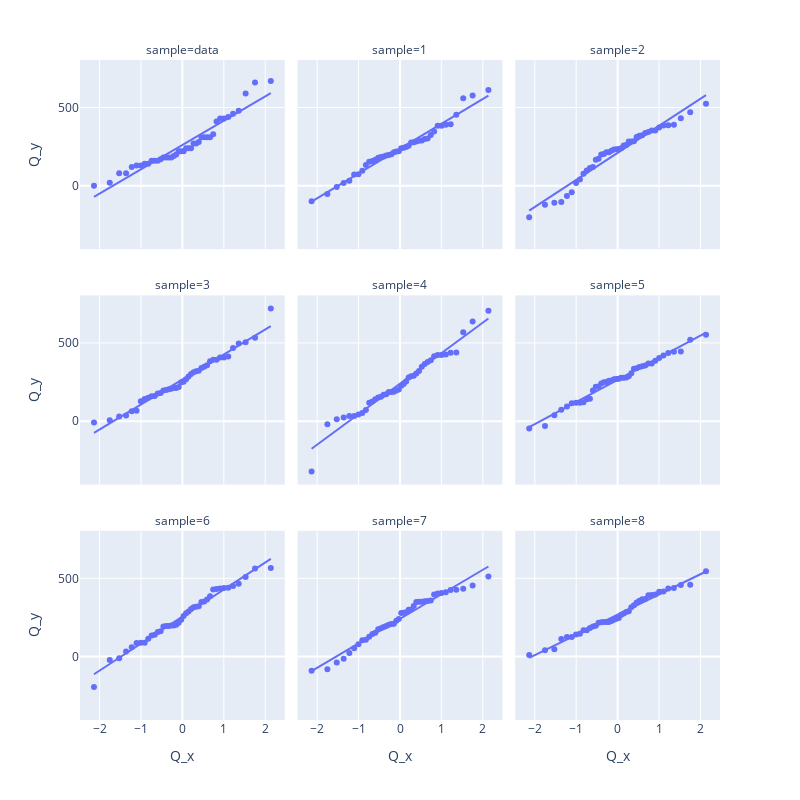

The notebook cell saved with this chart:
### Markdown cell above
Noch besser als der Vergleich des ursprünglichen Diagramms mit einem einzelnen Diagramm, das aus einer Normalverteilung generiert wurde, ist der Vergleich mit vielen weiteren Diagrammen, bei denen zufällig Daten aus einer Normalverteilung generiert wurden. Der folgende Code generiert 9 Plots: in der linken oberen Ecke sieht man den Q-Q-Plot, die den Originaldaten entspricht. Die restlichen Plots zeigen Q-Q-Plots von 8 verschiedenen simulierten *normalverteilten* Daten. Je nachdem, welches Gerät sie benutzen, kann es sinnvoll sein, die Parameter `width` und `height` zu modifizieren oder die Zoom Funktionalität von plotly zu benutzen.

### Code cell
(Q_x, Q_y) = probplot(dairy_queen['cal_fat'], fit=False)

sim_qq_data = [pd.DataFrame({"Q_x": Q_x, "Q_y": Q_y, "sample": "data"})]
for i in range(8):
    sim_norm = np.random.normal(size = len(dairy_queen['cal_fat']), loc = dqmean, scale = dqsd)
    (Q_x, Q_y) = probplot(sim_norm, fit=False)
    sim_qq_data.append( pd.DataFrame({"Q_x": Q_x, "Q_y": Q_y, "sample": str(i+1)}) )
sim_qq_data = pd.concat(sim_qq_data)

px.scatter(sim_qq_data, x="Q_x", y="Q_y", facet_col="sample", facet_col_wrap=3, trendline="ols", width=800, height=800)

### Figure 1 — Plotly figure (JSON) as saved in the notebook; plotly's stock layout.template omitted (floating-point values rounded to 4 significant figures)
{"data": [{"hovertemplate": "sample=data<br>Q_x=%{x}<br>Q_y=%{y}<extra></extra>", "legendgroup": "", "marker": {"color": "#636efa", "symbol": "circle"}, "mode": "markers", "name": "", "orientation": "v", "showlegend": false, "type": "scatter", "x": [-2.135, -1.754, -1.527, -1.36, -1.224, -1.107, -1.004, -0.9103, -0.8241, -0.7436, -0.6677, -0.5955, -0.5262, -0.4594, -0.3946, -0.3314, -0.2695, -0.2086, -0.1485, -0.08887, -0.02959, 0.02959, 0.08887, 0.1485, 0.2086, 0.2695, 0.3314, 0.3946, 0.4594, 0.5262, 0.5955, 0.6677, 0.7436, 0.8241, 0.9103, 1.004, 1.107, 1.224, 1.36, 1.527, 1.754, 2.135], "xaxis": "x7", "y": [0, 20, 80, 80, 120, 130, 130, 140, 140, 160, 160, 160, 170, 180, 180, 180, 180, 190, 200, 220, 220, 220, 240, 240, 240, 270, 270, 280, 310, 310, 310, 310, 330, 410, 430, 430, 440, 460, 480, 590, 660, 670], "yaxis": "y7"}, {"hovertemplate": "<b>OLS trendline</b><br>Q_y = 154.939 * Q_x + 260.476<br>R<sup>2</sup>=0.923481<br><br>sample=data<br>Q_x=%{x}<br>Q_y=%{y} <b>(trend)</b><extra></extra>", "legendgroup": "", "marker": {"color": "#636efa", "symbol": "circle"}, "mode": "lines", "name": "", "showlegend": false, "type": "scatter", "x": [-2.135, -1.754, -1.527, -1.36, -1.224, -1.107, -1.004, -0.9103, -0.8241, -0.7436, -0.6677, -0.5955, -0.5262, -0.4594, -0.3946, -0.3314, -0.2695, -0.2086, -0.1485, -0.08887, -0.02959, 0.02959, 0.08887, 0.1485, 0.2086, 0.2695, 0.3314, 0.3946, 0.4594, 0.5262, 0.5955, 0.6677, 0.7436, 0.8241, 0.9103, 1.004, 1.107, 1.224, 1.36, 1.527, 1.754, 2.135], "xaxis": "x7", "y": [-70.37, -11.29, 23.81, 49.77, 70.87, 88.95, 104.9, 119.4, 132.8, 145.3, 157.0, 168.2, 178.9, 189.3, 199.3, 209.1, 218.7, 228.2, 237.5, 246.7, 255.9, 265.1, 274.2, 283.5, 292.8, 302.2, 311.8, 321.6, 331.7, 342.0, 352.7, 363.9, 375.7, 388.2, 401.5, 416.0, 432.0, 450.1, 471.2, 497.1, 532.2, 591.3], "yaxis": "y7"}, {"hovertemplate": "sample=1<br>Q_x=%{x}<br>Q_y=%{y}<extra></extra>", "legendgroup": "", "marker": {"color": "#636efa", "symbol": "circle"}, "mode": "markers", "name": "", "orientation": "v", "showlegend": false, "type": "scatter", "x": [-2.135, -1.754, -1.527, -1.36, -1.224, -1.107, -1.004, -0.9103, -0.8241, -0.7436, -0.6677, -0.5955, -0.5262, -0.4594, -0.3946, -0.3314, -0.2695, -0.2086, -0.1485, -0.08887, -0.02959, 0.02959, 0.08887, 0.1485, 0.2086, 0.2695, 0.3314, 0.3946, 0.4594, 0.5262, 0.5955, 0.6677, 0.7436, 0.8241, 0.9103, 1.004, 1.107, 1.224, 1.36, 1.527, 1.754, 2.135], "xaxis": "x8", "y": [-98.55, -52.54, -6.97, 18.22, 31.43, 72.88, 73.51, 96.2, 133.5, 154.2, 158.4, 166.2, 178.8, 183.3, 186.6, 194.0, 196.7, 201.2, 214.8, 219.8, 221.4, 239.7, 242.9, 247.9, 255.9, 276.8, 278.5, 282.8, 287.8, 289.2, 298.4, 301.5, 324.7, 346.8, 384.0, 384.0, 389.5, 392.6, 454.2, 558.4, 577.0, 612.5], "yaxis": "y8"}, {"hovertemplate": "<b>OLS trendline</b><br>Q_y = 158.843 * Q_x + 237.34<br>R<sup>2</sup>=0.974804<br><br>sample=1<br>Q_x=%{x}<br>Q_y=%{y} <b>(trend)</b><extra></extra>", "legendgroup": "", "marker": {"color": "#636efa", "symbol": "circle"}, "mode": "lines", "name": "", "showlegend": false, "type": "scatter", "x": [-2.135, -1.754, -1.527, -1.36, -1.224, -1.107, -1.004, -0.9103, -0.8241, -0.7436, -0.6677, -0.5955, -0.5262, -0.4594, -0.3946, -0.3314, -0.2695, -0.2086, -0.1485, -0.08887, -0.02959, 0.02959, 0.08887, 0.1485, 0.2086, 0.2695, 0.3314, 0.3946, 0.4594, 0.5262, 0.5955, 0.6677, 0.7436, 0.8241, 0.9103, 1.004, 1.107, 1.224, 1.36, 1.527, 1.754, 2.135], "xaxis": "x8", "y": [-101.8, -41.27, -5.293, 21.32, 42.96, 61.49, 77.89, 92.75, 106.4, 119.2, 131.3, 142.8, 153.8, 164.4, 174.7, 184.7, 194.5, 204.2, 213.8, 223.2, 232.6, 242.0, 251.5, 260.9, 270.5, 280.1, 290.0, 300.0, 310.3, 320.9, 331.9, 343.4, 355.5, 368.2, 381.9, 396.8, 413.2, 431.7, 453.4, 480.0, 516.0, 576.5], "yaxis": "y8"}, {"hovertemplate": "sample=2<br>Q_x=%{x}<br>Q_y=%{y}<extra></extra>", "legendgroup": "", "marker": {"color": "#636efa", "symbol": "circle"}, "mode": "markers", "name": "", "orientation": "v", "showlegend": false, "type": "scatter", "x": [-2.135, -1.754, -1.527, -1.36, -1.224, -1.107, -1.004, -0.9103, -0.8241, -0.7436, -0.6677, -0.5955, -0.5262, -0.4594, -0.3946, -0.3314, -0.2695, -0.2086, -0.1485, -0.08887, -0.02959, 0.02959, 0.08887, 0.1485, 0.2086, 0.2695, 0.3314, 0.3946, 0.4594, 0.5262, 0.5955, 0.6677, 0.7436, 0.8241, 0.9103, 1.004, 1.107, 1.224, 1.36, 1.527, 1.754, 2.135], "xaxis": "x9", "y": [-200.6, -121.1, -108.7, -103.3, -64.58, -41.97, 17.62, 40.7, 76.67, 97.55, 114.3, 119.8, 166.1, 173.0, 199.8, 202.8, 214.1, 214.4, 223.8, 231.8, 233.4, 235.0, 240.1, 257.2, 260.8, 282.3, 282.4, 283.7, 312.1, 320.2, 322.6, 337.9, 343.9, 352.7, 353.6, 373.0, 385.7, 386.7, 389.3, 431.9, 469.6, 524.6], "yaxis": "y9"}, {"hovertemplate": "<b>OLS trendline</b><br>Q_y = 172.614 * Q_x + 210.264<br>R<sup>2</sup>=0.955688<br><br>sample=2<br>Q_x=%{x}<br>Q_y=%{y} <b>(trend)</b><extra></extra>", "legendgroup": "", "marker": {"color": "#636efa", "symbol": "circle"}, "mode": "lines", "name": "", "showlegend": false, "type": "scatter", "x": [-2.135, -1.754, -1.527, -1.36, -1.224, -1.107, -1.004, -0.9103, -0.8241, -0.7436, -0.6677, -0.5955, -0.5262, -0.4594, -0.3946, -0.3314, -0.2695, -0.2086, -0.1485, -0.08887, -0.02959, 0.02959, 0.08887, 0.1485, 0.2086, 0.2695, 0.3314, 0.3946, 0.4594, 0.5262, 0.5955, 0.6677, 0.7436, 0.8241, 0.9103, 1.004, 1.107, 1.224, 1.36, 1.527, 1.754, 2.135], "xaxis": "x9", "y": [-158.3, -92.5, -53.4, -24.48, -0.969, 19.17, 36.99, 53.14, 68.01, 81.9, 95.0, 107.5, 119.4, 131.0, 142.2, 153.1, 163.7, 174.3, 184.6, 194.9, 205.2, 215.4, 225.6, 235.9, 246.3, 256.8, 267.5, 278.4, 289.6, 301.1, 313.1, 325.5, 338.6, 352.5, 367.4, 383.5, 401.4, 421.5, 445.0, 473.9, 513.0, 578.8], "yaxis": "y9"}, {"hovertemplate": "sample=3<br>Q_x=%{x}<br>Q_y=%{y}<extra></extra>", "legendgroup": "", "marker": {"color": "#636efa", "symbol": "circle"}, "mode": "markers", "name": "", "orientation": "v", "showlegend": false, "type": "scatter", "x": [-2.135, -1.754, -1.527, -1.36, -1.224, -1.107, -1.004, -0.9103, -0.8241, -0.7436, -0.6677, -0.5955, -0.5262, -0.4594, -0.3946, -0.3314, -0.2695, -0.2086, -0.1485, -0.08887, -0.02959, 0.02959, 0.08887, 0.1485, 0.2086, 0.2695, 0.3314, 0.3946, 0.4594, 0.5262, 0.5955, 0.6677, 0.7436, 0.8241, 0.9103, 1.004, 1.107, 1.224, 1.36, 1.527, 1.754, 2.135], "xaxis": "x4", "y": [-9.153, 5.884, 29.78, 36.36, 63.89, 67.32, 127.9, 141.4, 149.1, 160.0, 160.8, 176.6, 179.5, 196.3, 198.8, 203.9, 206.7, 212.7, 212.7, 218.3, 248.1, 251.5, 267.3, 284.8, 300.8, 313.3, 319.2, 321.7, 339.3, 348.0, 356.9, 382.1, 392.6, 392.7, 406.8, 407.5, 413.6, 467.9, 497.1, 504.2, 533.5, 719.1], "yaxis": "y4"}, {"hovertemplate": "<b>OLS trendline</b><br>Q_y = 159.601 * Q_x + 266.83<br>R<sup>2</sup>=0.975415<br><br>sample=3<br>Q_x=%{x}<br>Q_y=%{y} <b>(trend)</b><extra></extra>", "legendgroup": "", "marker": {"color": "#636efa", "symbol": "circle"}, "mode": "lines", "name": "", "showlegend": false, "type": "scatter", "x": [-2.135, -1.754, -1.527, -1.36, -1.224, -1.107, -1.004, -0.9103, -0.8241, -0.7436, -0.6677, -0.5955, -0.5262, -0.4594, -0.3946, -0.3314, -0.2695, -0.2086, -0.1485, -0.08887, -0.02959, 0.02959, 0.08887, 0.1485, 0.2086, 0.2695, 0.3314, 0.3946, 0.4594, 0.5262, 0.5955, 0.6677, 0.7436, 0.8241, 0.9103, 1.004, 1.107, 1.224, 1.36, 1.527, 1.754, 2.135], "xaxis": "x4", "y": [-73.97, -13.11, 23.04, 49.78, 71.52, 90.14, 106.6, 121.5, 135.3, 148.1, 160.3, 171.8, 182.8, 193.5, 203.9, 213.9, 223.8, 233.5, 243.1, 252.6, 262.1, 271.6, 281.0, 290.5, 300.1, 309.8, 319.7, 329.8, 340.2, 350.8, 361.9, 373.4, 385.5, 398.4, 412.1, 427.0, 443.5, 462.1, 483.9, 510.6, 546.8, 607.6], "yaxis": "y4"}, {"hovertemplate": "sample=4<br>Q_x=%{x}<br>Q_y=%{y}<extra></extra>", "legendgroup": "", "marker": {"color": "#636efa", "symbol": "circle"}, "mode": "markers", "name": "", "orientation": "v", "showlegend": false, "type": "scatter", "x": [-2.135, -1.754, -1.527, -1.36, -1.224, -1.107, -1.004, -0.9103, -0.8241, -0.7436, -0.6677, -0.5955, -0.5262, -0.4594, -0.3946, -0.3314, -0.2695, -0.2086, -0.1485, -0.08887, -0.02959, 0.02959, 0.08887, 0.1485, 0.2086, 0.2695, 0.3314, 0.3946, 0.4594, 0.5262, 0.5955, 0.6677, 0.7436, 0.8241, 0.9103, 1.004, 1.107, 1.224, 1.36, 1.527, 1.754, 2.135], "xaxis": "x5", "y": [-320.7, -18.83, 12.2, 23.6, 32.9, 33.5, 42.16, 52.31, 70.79, 117.9, 125.6, 140.8, 151.1, 155.3, 169.0, 171.6, 186.4, 187.0, 187.7, 195.8, 202.1, 226.6, 238.3, 253.0, 279.2, 287.4, 289.9, 305.0, 319.9, 348.2, 365.5, 378.4, 389.5, 415.4, 422.3, 423.0, 426.4, 436.6, 439.2, 568.4, 637.3, 705.6], "yaxis": "y5"}, {"hovertemplate": "<b>OLS trendline</b><br>Q_y = 194.878 * Q_x + 239.843<br>R<sup>2</sup>=0.963512<br><br>sample=4<br>Q_x=%{x}<br>Q_y=%{y} <b>(trend)</b><extra></extra>", "legendgroup": "", "marker": {"color": "#636efa", "symbol": "circle"}, "mode": "lines", "name": "", "showlegend": false, "type": "scatter", "x": [-2.135, -1.754, -1.527, -1.36, -1.224, -1.107, -1.004, -0.9103, -0.8241, -0.7436, -0.6677, -0.5955, -0.5262, -0.4594, -0.3946, -0.3314, -0.2695, -0.2086, -0.1485, -0.08887, -0.02959, 0.02959, 0.08887, 0.1485, 0.2086, 0.2695, 0.3314, 0.3946, 0.4594, 0.5262, 0.5955, 0.6677, 0.7436, 0.8241, 0.9103, 1.004, 1.107, 1.224, 1.36, 1.527, 1.754, 2.135], "xaxis": "x5", "y": [-176.3, -102.0, -57.83, -25.18, 1.365, 24.1, 44.22, 62.45, 79.25, 94.92, 109.7, 123.8, 137.3, 150.3, 162.9, 175.3, 187.3, 199.2, 210.9, 222.5, 234.1, 245.6, 257.2, 268.8, 280.5, 292.4, 304.4, 316.7, 329.4, 342.4, 355.9, 370.0, 384.8, 400.4, 417.2, 435.5, 455.6, 478.3, 504.9, 537.5, 581.7, 656.0], "yaxis": "y5"}, {"hovertemplate": "sample=5<br>Q_x=%{x}<br>Q_y=%{y}<extra></extra>", "legendgroup": "", "marker": {"color": "#636efa", "symbol": "circle"}, "mode": "markers", "name": "", "orientation": "v", "showlegend": false, "type": "scatter", "x": [-2.135, -1.754, -1.527, -1.36, -1.224, -1.107, -1.004, -0.9103, -0.8241, -0.7436, -0.6677, -0.5955, -0.5262, -0.4594, -0.3946, -0.3314, -0.2695, -0.2086, -0.1485, -0.08887, -0.02959, 0.02959, 0.08887, 0.1485, 0.2086, 0.2695, 0.3314, 0.3946, 0.4594, 0.5262, 0.5955, 0.6677, 0.7436, 0.8241, 0.9103, 1.004, 1.107, 1.224, 1.36, 1.527, 1.754, 2.135], "xaxis": "x6", "y": [-46.21, -31.5, 38.55, 73.44, 94.55, 114.9, 117.8, 118.0, 121.3, 140.9, 142.8, 196.1, 219.8, 222.1, 241.2, 248.0, 250.8, 258.1, 260.7, 267.6, 268.8, 270.9, 277.2, 278.1, 278.3, 287.6, 305.9, 334.8, 338.6, 345.5, 351.1, 355.5, 368.9, 368.9, 386.6, 402.8, 418.9, 436.1, 443.2, 445.6, 519.4, 551.7], "yaxis": "y6"}, {"hovertemplate": "<b>OLS trendline</b><br>Q_y = 141.213 * Q_x + 263.894<br>R<sup>2</sup>=0.983625<br><br>sample=5<br>Q_x=%{x}<br>Q_y=%{y} <b>(trend)</b><extra></extra>", "legendgroup": "", "marker": {"color": "#636efa", "symbol": "circle"}, "mode": "lines", "name": "", "showlegend": false, "type": "scatter", "x": [-2.135, -1.754, -1.527, -1.36, -1.224, -1.107, -1.004, -0.9103, -0.8241, -0.7436, -0.6677, -0.5955, -0.5262, -0.4594, -0.3946, -0.3314, -0.2695, -0.2086, -0.1485, -0.08887, -0.02959, 0.02959, 0.08887, 0.1485, 0.2086, 0.2695, 0.3314, 0.3946, 0.4594, 0.5262, 0.5955, 0.6677, 0.7436, 0.8241, 0.9103, 1.004, 1.107, 1.224, 1.36, 1.527, 1.754, 2.135], "xaxis": "x6", "y": [-37.64, 16.21, 48.19, 71.85, 91.09, 107.6, 122.1, 135.4, 147.5, 158.9, 169.6, 179.8, 189.6, 199.0, 208.2, 217.1, 225.8, 234.4, 242.9, 251.3, 259.7, 268.1, 276.4, 284.9, 293.3, 301.9, 310.7, 319.6, 328.8, 338.2, 348.0, 358.2, 368.9, 380.3, 392.4, 405.6, 420.2, 436.7, 455.9, 479.6, 511.6, 565.4], "yaxis": "y6"}, {"hovertemplate": "sample=6<br>Q_x=%{x}<br>Q_y=%{y}<extra></extra>", "legendgroup": "", "marker": {"color": "#636efa", "symbol": "circle"}, "mode": "markers", "name": "", "orientation": "v", "showlegend": false, "type": "scatter", "x": [-2.135, -1.754, -1.527, -1.36, -1.224, -1.107, -1.004, -0.9103, -0.8241, -0.7436, -0.6677, -0.5955, -0.5262, -0.4594, -0.3946, -0.3314, -0.2695, -0.2086, -0.1485, -0.08887, -0.02959, 0.02959, 0.08887, 0.1485, 0.2086, 0.2695, 0.3314, 0.3946, 0.4594, 0.5262, 0.5955, 0.6677, 0.7436, 0.8241, 0.9103, 1.004, 1.107, 1.224, 1.36, 1.527, 1.754, 2.135], "xaxis": "x", "y": [-193.7, -21.25, -11.13, 33.07, 59.17, 87.54, 88.21, 89.18, 113.4, 134.3, 139.2, 157.4, 162.5, 191.9, 195.9, 196.2, 198.4, 199.0, 203.1, 216.4, 235.0, 258.7, 277.0, 287.7, 303.7, 315.2, 318.6, 321.7, 348.3, 352.2, 365.4, 385.5, 428.0, 431.9, 435.2, 437.7, 440.1, 450.4, 465.7, 508.1, 562.1, 566.6], "yaxis": "y"}, {"hovertemplate": "<b>OLS trendline</b><br>Q_y = 172.595 * Q_x + 255.569<br>R<sup>2</sup>=0.983208<br><br>sample=6<br>Q_x=%{x}<br>Q_y=%{y} <b>(trend)</b><extra></extra>", "legendgroup": "", "marker": {"color": "#636efa", "symbol": "circle"}, "mode": "lines", "name": "", "showlegend": false, "type": "scatter", "x": [-2.135, -1.754, -1.527, -1.36, -1.224, -1.107, -1.004, -0.9103, -0.8241, -0.7436, -0.6677, -0.5955, -0.5262, -0.4594, -0.3946, -0.3314, -0.2695, -0.2086, -0.1485, -0.08887, -0.02959, 0.02959, 0.08887, 0.1485, 0.2086, 0.2695, 0.3314, 0.3946, 0.4594, 0.5262, 0.5955, 0.6677, 0.7436, 0.8241, 0.9103, 1.004, 1.107, 1.224, 1.36, 1.527, 1.754, 2.135], "xaxis": "x", "y": [-113.0, -47.17, -8.07, 20.85, 44.36, 64.49, 82.32, 98.46, 113.3, 127.2, 140.3, 152.8, 164.7, 176.3, 187.5, 198.4, 209.1, 219.6, 229.9, 240.2, 250.5, 260.7, 270.9, 281.2, 291.6, 302.1, 312.8, 323.7, 334.9, 346.4, 358.3, 370.8, 383.9, 397.8, 412.7, 428.8, 446.6, 466.8, 490.3, 519.2, 558.3, 624.1], "yaxis": "y"}, {"hovertemplate": "sample=7<br>Q_x=%{x}<br>Q_y=%{y}<extra></extra>", "legendgroup": "", "marker": {"color": "#636efa", "symbol": "circle"}, "mode": "markers", "name": "", "orientation": "v", "showlegend": false, "type": "scatter", "x": [-2.135, -1.754, -1.527, -1.36, -1.224, -1.107, -1.004, -0.9103, -0.8241, -0.7436, -0.6677, -0.5955, -0.5262, -0.4594, -0.3946, -0.3314, -0.2695, -0.2086, -0.1485, -0.08887, -0.02959, 0.02959, 0.08887, 0.1485, 0.2086, 0.2695, 0.3314, 0.3946, 0.4594, 0.5262, 0.5955, 0.6677, 0.7436, 0.8241, 0.9103, 1.004, 1.107, 1.224, 1.36, 1.527, 1.754, 2.135], "xaxis": "x2", "y": [-90.03, -81.1, -37.45, -14.38, 23.51, 52.89, 78.76, 104.5, 107.9, 126.1, 143.5, 151.6, 173.9, 181.4, 188.8, 195.2, 203.3, 208.2, 210.5, 228.9, 239.3, 278.5, 279.8, 282.8, 299.4, 300.4, 322.7, 348.8, 349.6, 350.5, 353.1, 355.9, 358.8, 397.2, 403.2, 406.9, 410.2, 425.1, 427.1, 432.8, 454.1, 511.7], "yaxis": "y2"}, {"hovertemplate": "<b>OLS trendline</b><br>Q_y = 156.408 * Q_x + 241.517<br>R<sup>2</sup>=0.971363<br><br>sample=7<br>Q_x=%{x}<br>Q_y=%{y} <b>(trend)</b><extra></extra>", "legendgroup": "", "marker": {"color": "#636efa", "symbol": "circle"}, "mode": "lines", "name": "", "showlegend": false, "type": "scatter", "x": [-2.135, -1.754, -1.527, -1.36, -1.224, -1.107, -1.004, -0.9103, -0.8241, -0.7436, -0.6677, -0.5955, -0.5262, -0.4594, -0.3946, -0.3314, -0.2695, -0.2086, -0.1485, -0.08887, -0.02959, 0.02959, 0.08887, 0.1485, 0.2086, 0.2695, 0.3314, 0.3946, 0.4594, 0.5262, 0.5955, 0.6677, 0.7436, 0.8241, 0.9103, 1.004, 1.107, 1.224, 1.36, 1.527, 1.754, 2.135], "xaxis": "x2", "y": [-92.46, -32.82, 2.604, 28.81, 50.12, 68.36, 84.51, 99.14, 112.6, 125.2, 137.1, 148.4, 159.2, 169.7, 179.8, 189.7, 199.4, 208.9, 218.3, 227.6, 236.9, 246.1, 255.4, 264.7, 274.1, 283.7, 293.3, 303.2, 313.4, 323.8, 334.7, 346.0, 357.8, 370.4, 383.9, 398.5, 414.7, 432.9, 454.2, 480.4, 515.9, 575.5], "yaxis": "y2"}, {"hovertemplate": "sample=8<br>Q_x=%{x}<br>Q_y=%{y}<extra></extra>", "legendgroup": "", "marker": {"color": "#636efa", "symbol": "circle"}, "mode": "markers", "name": "", "orientation": "v", "showlegend": false, "type": "scatter", "x": [-2.135, -1.754, -1.527, -1.36, -1.224, -1.107, -1.004, -0.9103, -0.8241, -0.7436, -0.6677, -0.5955, -0.5262, -0.4594, -0.3946, -0.3314, -0.2695, -0.2086, -0.1485, -0.08887, -0.02959, 0.02959, 0.08887, 0.1485, 0.2086, 0.2695, 0.3314, 0.3946, 0.4594, 0.5262, 0.5955, 0.6677, 0.7436, 0.8241, 0.9103, 1.004, 1.107, 1.224, 1.36, 1.527, 1.754, 2.135], "xaxis": "x3", "y": [10.45, 40.3, 47.63, 112.5, 125.7, 125.7, 141.2, 145.5, 168.1, 168.3, 182.1, 192.7, 197.6, 216.8, 218.8, 220.2, 220.9, 221.4, 227.1, 235.4, 242.5, 247.3, 266.8, 275.3, 285.4, 289.9, 314.6, 327.8, 345.5, 356.7, 365.7, 368.2, 391.6, 393.0, 397.3, 413.6, 415.1, 435.7, 437.7, 457.9, 458.9, 545.7], "yaxis": "y3"}, {"hovertemplate": "<b>OLS trendline</b><br>Q_y = 129.106 * Q_x + 267.868<br>R<sup>2</sup>=0.985849<br><br>sample=8<br>Q_x=%{x}<br>Q_y=%{y} <b>(trend)</b><extra></extra>", "legendgroup": "", "marker": {"color": "#636efa", "symbol": "circle"}, "mode": "lines", "name": "", "showlegend": false, "type": "scatter", "x": [-2.135, -1.754, -1.527, -1.36, -1.224, -1.107, -1.004, -0.9103, -0.8241, -0.7436, -0.6677, -0.5955, -0.5262, -0.4594, -0.3946, -0.3314, -0.2695, -0.2086, -0.1485, -0.08887, -0.02959, 0.02959, 0.08887, 0.1485, 0.2086, 0.2695, 0.3314, 0.3946, 0.4594, 0.5262, 0.5955, 0.6677, 0.7436, 0.8241, 0.9103, 1.004, 1.107, 1.224, 1.36, 1.527, 1.754, 2.135], "xaxis": "x3", "y": [-7.813, 41.41, 70.66, 92.29, 109.9, 124.9, 138.3, 150.3, 161.5, 171.9, 181.7, 191.0, 199.9, 208.6, 216.9, 225.1, 233.1, 240.9, 248.7, 256.4, 264.0, 271.7, 279.3, 287.0, 294.8, 302.7, 310.7, 318.8, 327.2, 335.8, 344.7, 354.1, 363.9, 374.3, 385.4, 397.5, 410.8, 425.9, 443.4, 465.1, 494.3, 543.5], "yaxis": "y3"}], "layout": {"annotations": [{"font": {}, "showarrow": false, "text": "sample=6", "x": 0.16, "xanchor": "center", "xref": "paper", "y": 0.2867, "yanchor": "bottom", "yref": "paper"}, {"font": {}, "showarrow": false, "text": "sample=7", "x": 0.5, "xanchor": "center", "xref": "paper", "y": 0.2867, "yanchor": "bottom", "yref": "paper"}, {"font": {}, "showarrow": false, "text": "sample=8", "x": 0.84, "xanchor": "center", "xref": "paper", "y": 0.2867, "yanchor": "bottom", "yref": "paper"}, {"font": {}, "showarrow": false, "text": "sample=3", "x": 0.16, "xanchor": "center", "xref": "paper", "y": 0.6433, "yanchor": "bottom", "yref": "paper"}, {"font": {}, "showarrow": false, "text": "sample=4", "x": 0.5, "xanchor": "center", "xref": "paper", "y": 0.6433, "yanchor": "bottom", "yref": "paper"}, {"font": {}, "showarrow": false, "text": "sample=5", "x": 0.84, "xanchor": "center", "xref": "paper", "y": 0.6433, "yanchor": "bottom", "yref": "paper"}, {"font": {}, "showarrow": false, "text": "sample=data", "x": 0.16, "xanchor": "center", "xref": "paper", "y": 1.0, "yanchor": "bottom", "yref": "paper"}, {"font": {}, "showarrow": false, "text": "sample=1", "x": 0.5, "xanchor": "center", "xref": "paper", "y": 1.0, "yanchor": "bottom", "yref": "paper"}, {"font": {}, "showarrow": false, "text": "sample=2", "x": 0.84, "xanchor": "center", "xref": "paper", "y": 1.0, "yanchor": "bottom", "yref": "paper"}], "height": 800, "legend": {"tracegroupgap": 0}, "margin": {"t": 60}, "width": 800, "xaxis": {"anchor": "y", "autorange": true, "domain": [0, 0.32], "range": [-2.473, 2.473], "title": {"text": "Q_x"}, "type": "linear"}, "xaxis2": {"anchor": "y2", "autorange": true, "domain": [0.34, 0.66], "matches": "x", "range": [-2.473, 2.473], "title": {"text": "Q_x"}, "type": "linear"}, "xaxis3": {"anchor": "y3", "autorange": true, "domain": [0.68, 1.0], "matches": "x", "range": [-2.473, 2.473], "title": {"text": "Q_x"}, "type": "linear"}, "xaxis4": {"anchor": "y4", "autorange": true, "domain": [0, 0.32], "matches": "x", "range": [-2.473, 2.473], "showticklabels": false, "type": "linear"}, "xaxis5": {"anchor": "y5", "autorange": true, "domain": [0.34, 0.66], "matches": "x", "range": [-2.473, 2.473], "showticklabels": false, "type": "linear"}, "xaxis6": {"anchor": "y6", "autorange": true, "domain": [0.68, 1.0], "matches": "x", "range": [-2.473, 2.473], "showticklabels": false, "type": "linear"}, "xaxis7": {"anchor": "y7", "autorange": true, "domain": [0, 0.32], "matches": "x", "range": [-2.473, 2.473], "showticklabels": false, "type": "linear"}, "xaxis8": {"anchor": "y8", "autorange": true, "domain": [0.34, 0.66], "matches": "x", "range": [-2.473, 2.473], "showticklabels": false, "type": "linear"}, "xaxis9": {"anchor": "y9", "autorange": true, "domain": [0.68, 1.0], "matches": "x", "range": [-2.473, 2.473], "showticklabels": false, "type": "linear"}, "yaxis": {"anchor": "x", "autorange": true, "domain": [0, 0.2867], "range": [-405.1, 803.5], "title": {"text": "Q_y"}, "type": "linear"}, "yaxis2": {"anchor": "x2", "autorange": true, "domain": [0, 0.2867], "matches": "y", "range": [-405.1, 803.5], "showticklabels": false, "type": "linear"}, "yaxis3": {"anchor": "x3", "autorange": true, "domain": [0, 0.2867], "matches": "y", "range": [-405.1, 803.5], "showticklabels": false, "type": "linear"}, "yaxis4": {"anchor": "x4", "autorange": true, "domain": [0.3567, 0.6433], "matches": "y", "range": [-405.1, 803.5], "title": {"text": "Q_y"}, "type": "linear"}, "yaxis5": {"anchor": "x5", "autorange": true, "domain": [0.3567, 0.6433], "matches": "y", "range": [-405.1, 803.5], "showticklabels": false, "type": "linear"}, "yaxis6": {"anchor": "x6", "autorange": true, "domain": [0.3567, 0.6433], "matches": "y", "range": [-405.1, 803.5], "showticklabels": false, "type": "linear"}, "yaxis7": {"anchor": "x7", "autorange": true, "domain": [0.7133, 1.0], "matches": "y", "range": [-405.1, 803.5], "title": {"text": "Q_y"}, "type": "linear"}, "yaxis8": {"anchor": "x8", "autorange": true, "domain": [0.7133, 1.0], "matches": "y", "range": [-405.1, 803.5], "showticklabels": false, "type": "linear"}, "yaxis9": {"anchor": "x9", "autorange": true, "domain": [0.7133, 1.0], "matches": "y", "range": [-405.1, 803.5], "showticklabels": false, "type": "linear"}}}
